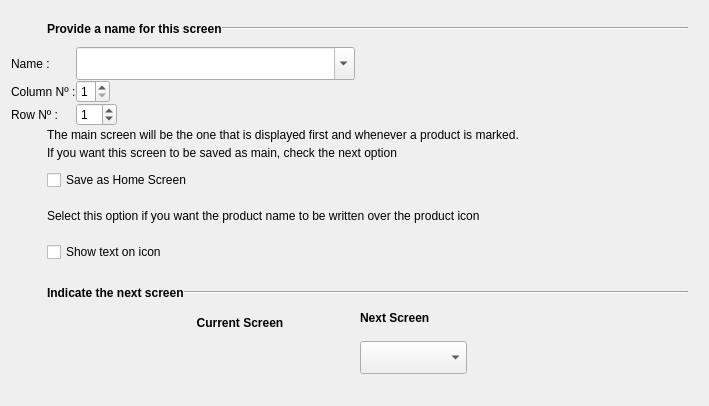
     <widget class="QWidget" name="select_rows_cols">
      <layout class="QVBoxLayout">
       <item>
        <widget class="QFrame" name="screen_frame">
         <property name="frameShape">
          <enum>QFrame::NoFrame</enum>
         </property>
         <property name="frameShadow">
          <enum>QFrame::Plain</enum>
         </property>
         <layout class="QVBoxLayout">
          <property name="spacing">
           <number>0</number>
          </property>
          <property name="leftMargin">
           <number>0</number>
          </property>
          <property name="topMargin">
           <number>0</number>
          </property>
          <property name="rightMargin">
           <number>0</number>
          </property>
          <property name="bottomMargin">
           <number>0</number>
          </property>
          <item>
           <layout class="QHBoxLayout">
            <item>
             <widget class="QLabel" name="pix_label1">
              <property name="minimumSize">
               <size>
                <width>36</width>
                <height>36</height>
               </size>
              </property>
              <property name="maximumSize">
               <size>
                <width>36</width>
                <height>36</height>
               </size>
              </property>
              <property name="text">
               <string/>
              </property>
              <property name="pixmap">
               <pixmap>image0</pixmap>
              </property>
              <property name="alignment">
               <set>Qt::AlignCenter</set>
              </property>
              <property name="wordWrap">
               <bool>false</bool>
              </property>
             </widget>
            </item>
            <item>
             <widget class="QLabel" name="textLabel2_2_2_2">
              <property name="sizePolicy">
               <sizepolicy hsizetype="Maximum" vsizetype="Preferred">
                <horstretch>0</horstretch>
                <verstretch>0</verstretch>
               </sizepolicy>
              </property>
              <property name="font">
               <font>
                <bold>true</bold>
               </font>
              </property>
              <property name="text">
               <string>Provide a name for this screen</string>
              </property>
              <property name="wordWrap">
               <bool>false</bool>
              </property>
             </widget>
            </item>
            <item>
             <widget class="Line" name="line1_2_2_2">
              <property name="sizePolicy">
               <sizepolicy hsizetype="Minimum" vsizetype="Fixed">
                <horstretch>0</horstretch>
                <verstretch>0</verstretch>
               </sizepolicy>
              </property>
              <property name="frameShape">
               <enum>QFrame::HLine</enum>
              </property>
              <property name="frameShadow">
               <enum>QFrame::Sunken</enum>
              </property>
             </widget>
            </item>
            <item>
             <spacer name="spacer22_2_2_2">
              <property name="orientation">
               <enum>Qt::Horizontal</enum>
              </property>
              <property name="sizeType">
               <enum>QSizePolicy::Fixed</enum>
              </property>
              <property name="sizeHint" stdset="0">
               <size>
                <width>10</width>
                <height>10</height>
               </size>
              </property>
             </spacer>
            </item>
           </layout>
          </item>
          <item>
           <layout class="QVBoxLayout">
            <item>
             <layout class="QHBoxLayout">
              <item>
               <layout class="QGridLayout">
                <item row="0" column="0">
                 <widget class="QLabel" name="textLabel12">
                  <property name="text">
                   <string>Name :</string>
                  </property>
                  <property name="wordWrap">
                   <bool>false</bool>
                  </property>
                 </widget>
                </item>
                <item row="1" column="0">
                 <widget class="QLabel" name="textLabel13">
                  <property name="text">
                   <string>Column Nº :</string>
                  </property>
                  <property name="wordWrap">
                   <bool>false</bool>
                  </property>
                 </widget>
                </item>
                <item row="0" column="1">
                 <widget class="QComboBox" name="name_screen">
                  <property name="font">
                   <font>
                    <pointsize>16</pointsize>
                   </font>
                  </property>
                  <property name="toolTip">
                   <string>Enter screen name or select one already created</string>
                  </property>
                  <property name="editable">
                   <bool>true</bool>
                  </property>
                  <property name="autoCompletion" stdset="0">
                   <bool>false</bool>
                  </property>
                 </widget>
                </item>
                <item row="2" column="1">
                 <layout class="QHBoxLayout">
                  <item>
                   <widget class="QSpinBox" name="num_rows">
                    <property name="maximum">
                     <number>15</number>
                    </property>
                    <property name="value">
                     <number>1</number>
                    </property>
                   </widget>
                  </item>
                  <item>
                   <spacer name="spacer79">
                    <property name="orientation">
                     <enum>Qt::Horizontal</enum>
                    </property>
                    <property name="sizeType">
                     <enum>QSizePolicy::Expanding</enum>
                    </property>
                    <property name="sizeHint" stdset="0">
                     <size>
                      <width>51</width>
                      <height>21</height>
                     </size>
                    </property>
                   </spacer>
                  </item>
                 </layout>
                </item>
                <item row="1" column="1">
                 <layout class="QHBoxLayout">
                  <item>
                   <widget class="QSpinBox" name="num_cols">
                    <property name="minimum">
                     <number>1</number>
                    </property>
                    <property name="maximum">
                     <number>6</number>
                    </property>
                   </widget>
                  </item>
                  <item>
                   <spacer name="spacer78">
                    <property name="orientation">
                     <enum>Qt::Horizontal</enum>
                    </property>
                    <property name="sizeType">
                     <enum>QSizePolicy::Expanding</enum>
                    </property>
                    <property name="sizeHint" stdset="0">
                     <size>
                      <width>61</width>
                      <height>20</height>
                     </size>
                    </property>
                   </spacer>
                  </item>
                 </layout>
                </item>
                <item row="2" column="0">
                 <widget class="QLabel" name="textLabel14">
                  <property name="text">
                   <string>Row Nº :</string>
                  </property>
                  <property name="wordWrap">
                   <bool>false</bool>
                  </property>
                 </widget>
                </item>
               </layout>
              </item>
              <item>
               <spacer name="spacer80">
                <property name="orientation">
                 <enum>Qt::Horizontal</enum>
                </property>
                <property name="sizeType">
                 <enum>QSizePolicy::Expanding</enum>
                </property>
                <property name="sizeHint" stdset="0">
                 <size>
                  <width>342</width>
                  <height>41</height>
                 </size>
                </property>
               </spacer>
              </item>
             </layout>
            </item>
            <item>
             <layout class="QGridLayout">
              <item row="1" column="1">
               <layout class="QHBoxLayout">
                <item>
                 <widget class="QCheckBox" name="screen_default">
                  <property name="text">
                   <string>Save as Home Screen</string>
                  </property>
                 </widget>
                </item>
                <item>
                 <spacer name="spacer17">
                  <property name="orientation">
                   <enum>Qt::Horizontal</enum>
                  </property>
                  <property name="sizeType">
                   <enum>QSizePolicy::Expanding</enum>
                  </property>
                  <property name="sizeHint" stdset="0">
                   <size>
                    <width>399</width>
                    <height>20</height>
                   </size>
                  </property>
                 </spacer>
                </item>
               </layout>
              </item>
              <item row="0" column="1">
               <layout class="QVBoxLayout">
                <item>
                 <widget class="QLabel" name="textLabel2">
                  <property name="text">
                   <string>The main screen will be the one that is displayed first and whenever a product is marked.</string>
                  </property>
                  <property name="wordWrap">
                   <bool>false</bool>
                  </property>
                 </widget>
                </item>
                <item>
                 <widget class="QLabel" name="textLabel5">
                  <property name="text">
                   <string>If you want this screen to be saved as main, check the next option</string>
                  </property>
                  <property name="wordWrap">
                   <bool>false</bool>
                  </property>
                 </widget>
                </item>
               </layout>
              </item>
              <item row="1" column="0">
               <spacer name="spacer18">
                <property name="orientation">
                 <enum>Qt::Horizontal</enum>
                </property>
                <property name="sizeType">
                 <enum>QSizePolicy::Fixed</enum>
                </property>
                <property name="sizeHint" stdset="0">
                 <size>
                  <width>36</width>
                  <height>36</height>
                 </size>
                </property>
               </spacer>
              </item>
              <item row="0" column="0">
               <widget class="QLabel" name="pix_label2">
                <property name="minimumSize">
                 <size>
                  <width>36</width>
                  <height>36</height>
                 </size>
                </property>
                <property name="maximumSize">
                 <size>
                  <width>36</width>
                  <height>36</height>
                 </size>
                </property>
                <property name="text">
                 <string/>
                </property>
                <property name="pixmap">
                 <pixmap>image1</pixmap>
                </property>
                <property name="wordWrap">
                 <bool>false</bool>
                </property>
               </widget>
              </item>
             </layout>
            </item>
            <item>
             <layout class="QGridLayout">
              <item row="1" column="1">
               <layout class="QHBoxLayout">
                <item>
                 <widget class="QCheckBox" name="showtext_checkbox">
                  <property name="text">
                   <string>Show text on icon</string>
                  </property>
                 </widget>
                </item>
                <item>
                 <spacer name="spacer17_2">
                  <property name="orientation">
                   <enum>Qt::Horizontal</enum>
                  </property>
                  <property name="sizeType">
                   <enum>QSizePolicy::Expanding</enum>
                  </property>
                  <property name="sizeHint" stdset="0">
                   <size>
                    <width>399</width>
                    <height>20</height>
                   </size>
                  </property>
                 </spacer>
                </item>
               </layout>
              </item>
              <item row="0" column="1">
               <layout class="QVBoxLayout">
                <item>
                 <widget class="QLabel" name="textLabel2_4">
                  <property name="text">
                   <string>Select this option if you want the product name to be written over the product icon</string>
                  </property>
                  <property name="wordWrap">
                   <bool>false</bool>
                  </property>
                 </widget>
                </item>
               </layout>
              </item>
              <item row="1" column="0">
               <spacer name="spacer18_2">
                <property name="orientation">
                 <enum>Qt::Horizontal</enum>
                </property>
                <property name="sizeType">
                 <enum>QSizePolicy::Fixed</enum>
                </property>
                <property name="sizeHint" stdset="0">
                 <size>
                  <width>36</width>
                  <height>36</height>
                 </size>
                </property>
               </spacer>
              </item>
              <item row="0" column="0">
               <widget class="QLabel" name="pix_label3">
                <property name="minimumSize">
                 <size>
                  <width>36</width>
                  <height>36</height>
                 </size>
                </property>
                <property name="maximumSize">
                 <size>
                  <width>36</width>
                  <height>36</height>
                 </size>
                </property>
                <property name="text">
                 <string/>
                </property>
                <property name="pixmap">
                 <pixmap>image1</pixmap>
                </property>
                <property name="wordWrap">
                 <bool>false</bool>
                </property>
               </widget>
              </item>
             </layout>
            </item>
           </layout>
          </item>
          <item>
           <spacer name="spacer82">
            <property name="orientation">
             <enum>Qt::Vertical</enum>
            </property>
            <property name="sizeType">
             <enum>QSizePolicy::Fixed</enum>
            </property>
            <property name="sizeHint" stdset="0">
             <size>
              <width>16</width>
              <height>5</height>
             </size>
            </property>
           </spacer>
          </item>
          <item>
           <layout class="QHBoxLayout">
            <item>
             <widget class="QLabel" name="pix_label4">
              <property name="minimumSize">
               <size>
                <width>36</width>
                <height>36</height>
               </size>
              </property>
              <property name="maximumSize">
               <size>
                <width>36</width>
                <height>36</height>
               </size>
              </property>
              <property name="text">
               <string/>
              </property>
              <property name="pixmap">
               <pixmap>image2</pixmap>
              </property>
              <property name="alignment">
               <set>Qt::AlignCenter</set>
              </property>
              <property name="wordWrap">
               <bool>false</bool>
              </property>
             </widget>
            </item>
            <item>
             <widget class="QLabel" name="textLabel2_2_2_2_3">
              <property name="sizePolicy">
               <sizepolicy hsizetype="Maximum" vsizetype="Preferred">
                <horstretch>0</horstretch>
                <verstretch>0</verstretch>
               </sizepolicy>
              </property>
              <property name="font">
               <font>
                <bold>true</bold>
               </font>
              </property>
              <property name="text">
               <string>Indicate the next screen</string>
              </property>
              <property name="wordWrap">
               <bool>false</bool>
              </property>
             </widget>
            </item>
            <item>
             <widget class="Line" name="line1_2_2_2_3">
              <property name="sizePolicy">
               <sizepolicy hsizetype="Minimum" vsizetype="Fixed">
                <horstretch>0</horstretch>
                <verstretch>0</verstretch>
               </sizepolicy>
              </property>
              <property name="frameShape">
               <enum>QFrame::HLine</enum>
              </property>
              <property name="frameShadow">
               <enum>QFrame::Sunken</enum>
              </property>
             </widget>
            </item>
            <item>
             <spacer name="spacer22_2_2_2_3">
              <property name="orientation">
               <enum>Qt::Horizontal</enum>
              </property>
              <property name="sizeType">
               <enum>QSizePolicy::Fixed</enum>
              </property>
              <property name="sizeHint" stdset="0">
               <size>
                <width>10</width>
                <height>10</height>
               </size>
              </property>
             </spacer>
            </item>
           </layout>
          </item>
          <item>
           <layout class="QHBoxLayout">
            <item>
             <spacer name="spacer19">
              <property name="orientation">
               <enum>Qt::Horizontal</enum>
              </property>
              <property name="sizeType">
               <enum>QSizePolicy::Expanding</enum>
              </property>
              <property name="sizeHint" stdset="0">
               <size>
                <width>169</width>
                <height>20</height>
               </size>
              </property>
             </spacer>
            </item>
            <item>
             <layout class="QHBoxLayout">
              <item>
               <layout class="QVBoxLayout">
                <item>
                 <widget class="QLabel" name="textLabel1">
                  <property name="minimumSize">
                   <size>
                    <width>0</width>
                    <height>0</height>
                   </size>
                  </property>
                  <property name="font">
                   <font>
                    <bold>true</bold>
                   </font>
                  </property>
                  <property name="text">
                   <string>Current Screen</string>
                  </property>
                  <property name="alignment">
                   <set>Qt::AlignCenter</set>
                  </property>
                  <property name="wordWrap">
                   <bool>false</bool>
                  </property>
                 </widget>
                </item>
                <item>
                 <spacer name="spacer86">
                  <property name="orientation">
                   <enum>Qt::Vertical</enum>
                  </property>
                  <property name="sizeType">
                   <enum>QSizePolicy::Fixed</enum>
                  </property>
                  <property name="sizeHint" stdset="0">
                   <size>
                    <width>16</width>
                    <height>16</height>
                   </size>
                  </property>
                 </spacer>
                </item>
                <item>
                 <widget class="QLabel" name="screen_label">
                  <property name="minimumSize">
                   <size>
                    <width>120</width>
                    <height>0</height>
                   </size>
                  </property>
                  <property name="frameShadow">
                   <enum>QFrame::Sunken</enum>
                  </property>
                  <property name="lineWidth">
                   <number>0</number>
                  </property>
                  <property name="midLineWidth">
                   <number>0</number>
                  </property>
                  <property name="text">
                   <string/>
                  </property>
                  <property name="alignment">
                   <set>Qt::AlignLeading|Qt::AlignLeft|Qt::AlignVCenter</set>
                  </property>
                  <property name="wordWrap">
                   <bool>false</bool>
                  </property>
                  <property name="margin">
                   <number>0</number>
                  </property>
                  <property name="indent">
                   <number>-1</number>
                  </property>
                  <property name="buddy">
                   <cstring></cstring>
                  </property>
                 </widget>
                </item>
               </layout>
              </item>
              <item>
               <layout class="QVBoxLayout">
                <item>
                 <spacer name="spacer92">
                  <property name="orientation">
                   <enum>Qt::Horizontal</enum>
                  </property>
                  <property name="sizeType">
                   <enum>QSizePolicy::Fixed</enum>
                  </property>
                  <property name="sizeHint" stdset="0">
                   <size>
                    <width>60</width>
                    <height>20</height>
                   </size>
                  </property>
                 </spacer>
                </item>
                <item>
                 <widget class="QLabel" name="pix_label5">
                  <property name="sizePolicy">
                   <sizepolicy hsizetype="Fixed" vsizetype="Fixed">
                    <horstretch>0</horstretch>
                    <verstretch>0</verstretch>
                   </sizepolicy>
                  </property>
                  <property name="text">
                   <string/>
                  </property>
                  <property name="pixmap">
                   <pixmap>image3</pixmap>
                  </property>
                  <property name="wordWrap">
                   <bool>false</bool>
                  </property>
                 </widget>
                </item>
               </layout>
              </item>
              <item>
               <layout class="QVBoxLayout">
                <item>
                 <widget class="QLabel" name="textLabel2_2">
                  <property name="font">
                   <font>
                    <bold>true</bold>
                   </font>
                  </property>
                  <property name="text">
                   <string>Next Screen</string>
                  </property>
                  <property name="wordWrap">
                   <bool>false</bool>
                  </property>
                 </widget>
                </item>
                <item>
                 <spacer name="spacer87">
                  <property name="orientation">
                   <enum>Qt::Vertical</enum>
                  </property>
                  <property name="sizeType">
                   <enum>QSizePolicy::Fixed</enum>
                  </property>
                  <property name="sizeHint" stdset="0">
                   <size>
                    <width>16</width>
                    <height>16</height>
                   </size>
                  </property>
                 </spacer>
                </item>
                <item>
                 <widget class="QComboBox" name="screens">
                  <property name="font">
                   <font>
                    <pointsize>16</pointsize>
                   </font>
                  </property>
                  <property name="toolTip">
                   <string>Select the next screen to jump to when selecting composite products</string>
                  </property>
                 </widget>
                </item>
               </layout>
              </item>
             </layout>
            </item>
            <item>
             <spacer name="spacer20">
              <property name="orientation">
               <enum>Qt::Horizontal</enum>
              </property>
              <property name="sizeType">
               <enum>QSizePolicy::Expanding</enum>
              </property>
              <property name="sizeHint" stdset="0">
               <size>
                <width>231</width>
                <height>20</height>
               </size>
              </property>
             </spacer>
            </item>
           </layout>
          </item>
          <item>
           <spacer name="spacer83">
            <property name="orientation">
             <enum>Qt::Vertical</enum>
            </property>
            <property name="sizeType">
             <enum>QSizePolicy::Expanding</enum>
            </property>
            <property name="sizeHint" stdset="0">
             <size>
              <width>20</width>
              <height>21</height>
             </size>
            </property>
           </spacer>
          </item>
         </layout>
        </widget>
       </item>
      </layout>
     </widget>
